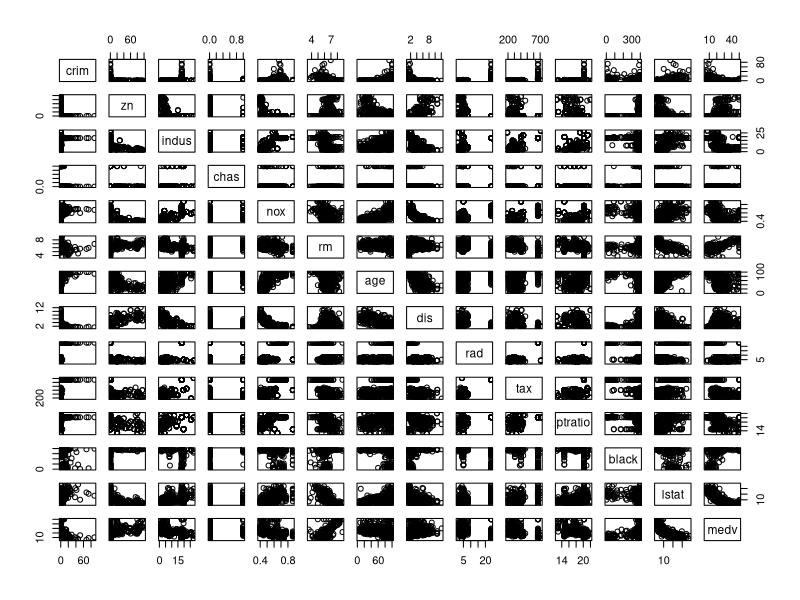
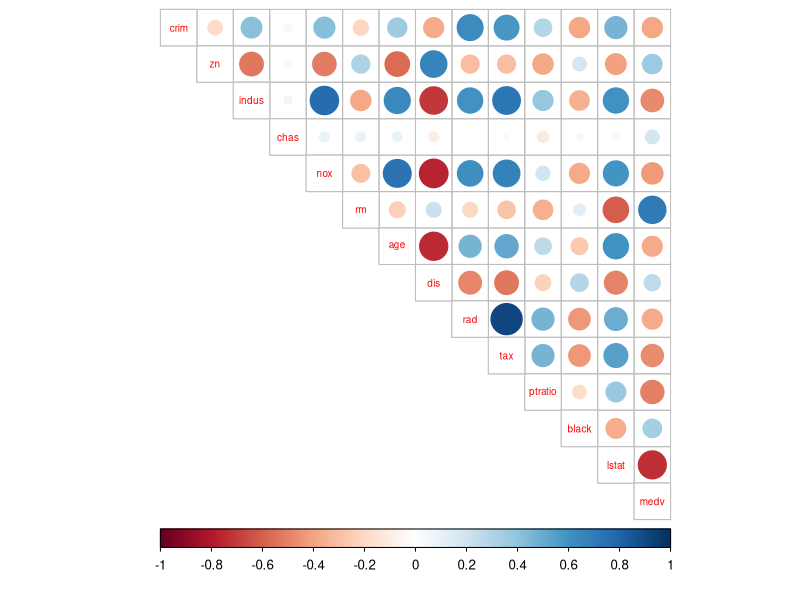
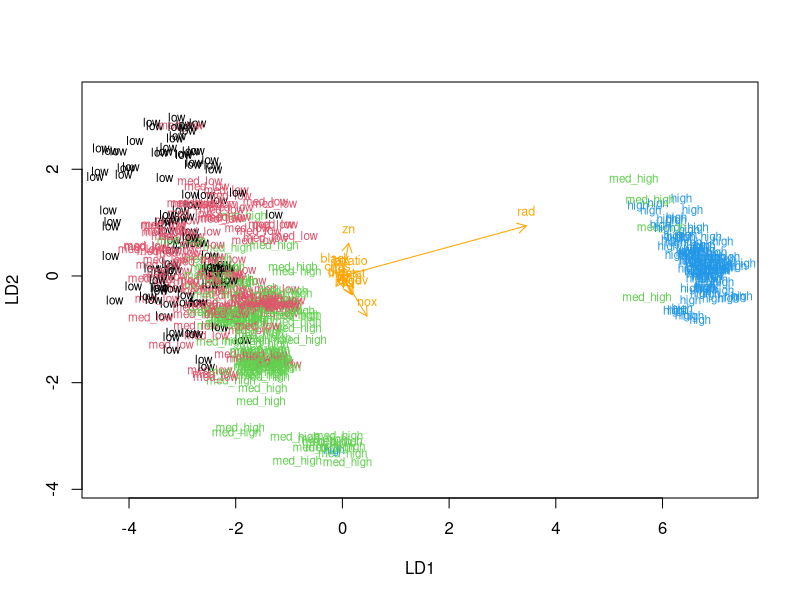
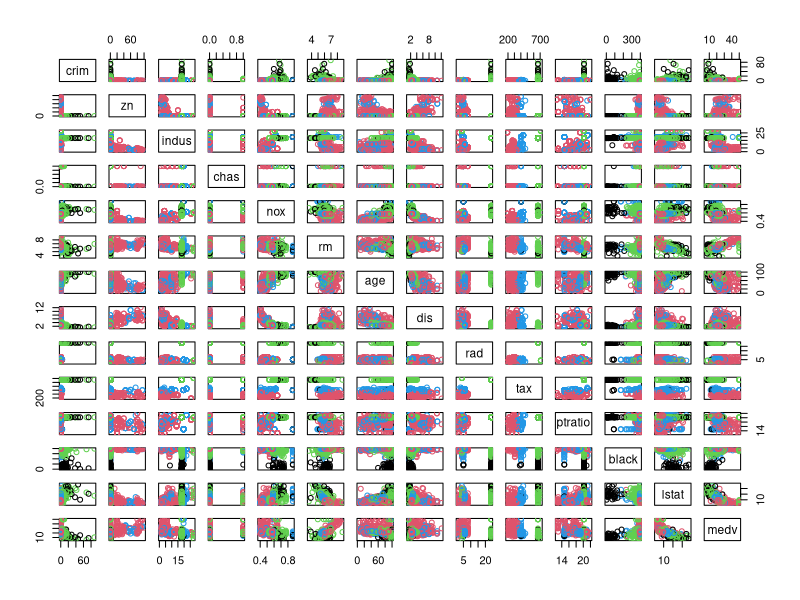
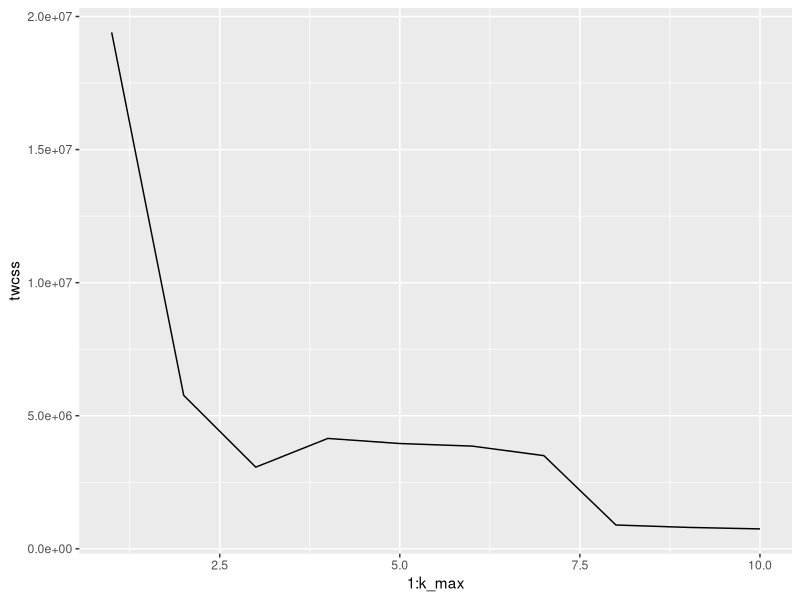
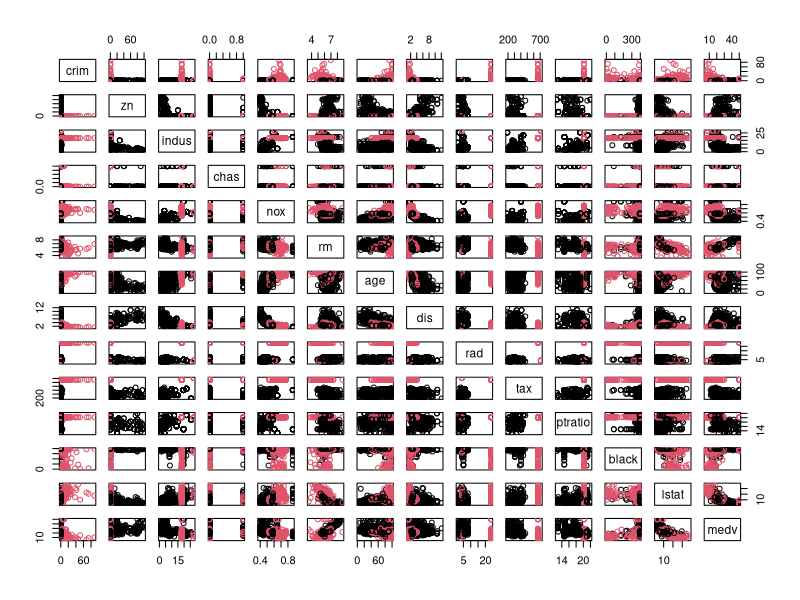

These charts were generated, in order, by the following R code:
## ---- chunk 1
library(MASS)
data("Boston")
str(Boston)
summary(Boston)
pairs(Boston)
## ---- chunk 2
library(MASS)
data("Boston")
library(corrplot)
library(tidyr)
cor_matrix<-cor(Boston)  %>% round(digits=2)
cor_matrix
corrplot(cor_matrix, method="circle", type="upper", cl.pos="b", tl.pos="d", tl.cex = 0.6)

## ---- chunk 3
library(MASS)
data(Boston)
boston_scaled <- scale(Boston)
boston_scaled <- as.data.frame(boston_scaled)
summary(boston_scaled$crim)
bins <- quantile(boston_scaled$crim)
bins
crime <- cut(boston_scaled$crim, breaks = bins, include.lowest = TRUE, labels = c("low", "med_low", "med_high", "high"))
table(crime)
boston_scaled <- dplyr::select(boston_scaled, -crim)
boston_scaled <- data.frame(boston_scaled, crime)

## ---- chunk 4
n <- nrow(boston_scaled)
ind <- sample(n,  size = n * 0.8)
train <- boston_scaled[ind,]
test <- boston_scaled[-ind,]
correct_classes <- test$crime
test <- dplyr::select(test, -crime)

## ---- chunk 5
library(MASS)
#train <- boston_scaled[ind,]
#data(train)
lda.fit <- lda(crime ~ ., data = train)
lda.fit
lda.arrows <- function(x, myscale = 1, arrow_heads = 0.1, color = "orange", tex = 0.75, choices = c(1,2)){
  heads <- coef(x)
  arrows(x0 = 0, y0 = 0, 
         x1 = myscale * heads[,choices[1]], 
         y1 = myscale * heads[,choices[2]], col=color, length = arrow_heads)
  text(myscale * heads[,choices], labels = row.names(heads), 
       cex = tex, col=color, pos=3)
}

classes <- as.numeric(train$crime)
plot(lda.fit, dimen = 2, col = classes, pch = classes)
lda.arrows(lda.fit, myscale = 1)

## ---- chunk 6
lda.pred <- predict(lda.fit, newdata = test)
table(correct = correct_classes, predicted = lda.pred$class)
## ---- chunk 7
library(MASS)
data(Boston)
scale(Boston)
dist_eu <- dist(Boston)
summary(dist_eu)
dist_man <- dist(Boston, method = 'manhattan')
summary(dist_man)

## ---- chunk 8
data(Boston)
scale(Boston)
km <-kmeans(Boston, centers = 4)
pairs(Boston, col = km$cluster)
## ---- chunk 9
data(Boston)
set.seed(123)
k_max <- 10
twcss <- sapply(1:k_max, function(k){kmeans(Boston, k)$tot.withinss})
library(ggplot2)
qplot(x = 1:k_max, y = twcss, geom = 'line')
km <-kmeans(Boston, centers = 2)
pairs(Boston, col = km$cluster)

